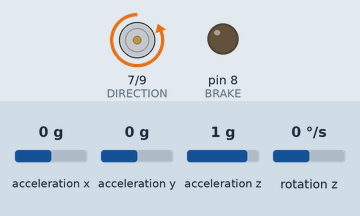
A sketch run on a simulated Arduino Uno, built with avr-gcc and run on an emulated ATmega328P. On the bench: direction and speed pins drawn as motors (green arrow = direction pin HIGH = forward, orange = LOW = backward, longer = more drive), output pins drawn as LEDs (lit = HIGH). Wiring (inferred from the names in the program): MPU-6050 motion sensor at I2C address 0x68. Inputs (shaded band) come from the test bench; at power-on: acceleration y 0 g, rotation z 0 °/s, acceleration x 0 g, acceleration z 1 g. What the sketch prints to the serial monitor is not drawn.

Above: at 9.0 s.
9.1 s: acceleration y set to -0.2 g
At 10.03 s:
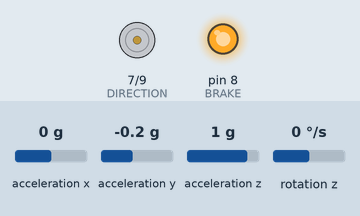
11.6 s: rotation z set to 100 °/s
At 12.5 s:
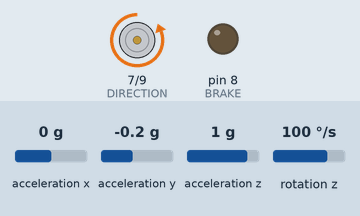
13.7 s: rotation z set to 0 °/s
At 15.57 s:
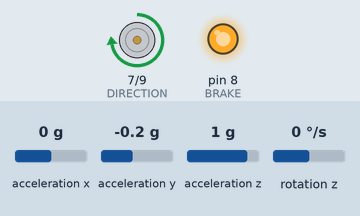
16.7 s: acceleration y set to 0 g
At 18.63 s:
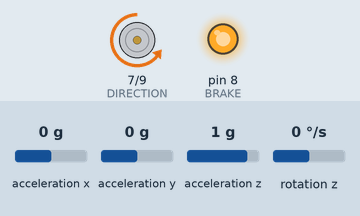
Timing chart, 0 to 20.7 s (numbered marks = the images above; inputs shaded):
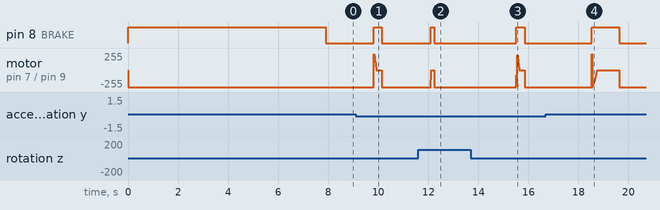

The sketch:

self_balancing_bike.ino
```cpp
#include <Wire.h>
#define MPU6050       0x68         // Device address
#define ACCEL_CONFIG  0x1C         // Accelerometer configuration address
#define GYRO_CONFIG   0x1B         // Gyro configuration address
#define PWR_MGMT_1    0x6B
#define PWR_MGMT_2    0x6C
#define BRAKE         8
#define PWM           9
#define DIRECTION     7

const uint16_t PWM_FREQUENCY = 20000;
const uint16_t PWMVALUE = F_CPU / PWM_FREQUENCY / 2;

float X1 = 75.0;
float X2 = 5.25;   //5.25
float X3 = 0.06;
float loop_time = 10;
int pwm_s = 0;
byte dir;
int32_t motor_speed;
uint32_t timer;
long currentT, previousT_1 = 0;
int16_t AcX, AcY, AcZ, GyZ, gyroZ;

#define accSens 0             // 0 = 2g, 1 = 4g, 2 = 8g, 3 = 16g
#define gyroSens 1            // 0 = 250rad/s, 1 = 500rad/s, 2 1000rad/s, 3 = 2000rad/s
#define Gyro_amount 0.996

int16_t  AcX_offset = -750;
int16_t  AcY_offset = 360;
int16_t  AcZ_offset = 0;
int16_t  GyZ_offset = 0;
int32_t  GyZ_offset_sum = 0;
float alpha = 0.40;
float gyroZfilt;
float robot_angle;
float Acc_angle;
bool vertical = false;
uint8_t i2cData[14];

void setup() {
  Serial.begin(115200);
  // Set PWM frequency to 20kHz
  TCCR1B = (1 << WGM13) | (1 << CS10);
  ICR1 = PWMVALUE;
  TCCR1A = (1 << COM1A1) | (1 << COM1B1);
  setPWM(400);

  Serial.print("PWM: "); Serial.println(PWMVALUE);
  Serial.print("CPU_FREQ: "); Serial.println(F_CPU);

  pinMode(PWM, OUTPUT);
  pinMode(BRAKE, OUTPUT);
  pinMode(DIRECTION, OUTPUT);
  digitalWrite(BRAKE, HIGH);
  delay(1000);
  angle_setup();
}

void loop() {
  currentT = millis();
  if (currentT - previousT_1 >= loop_time) {
    Tuning();
    angle_calc();
    if (vertical) {
      digitalWrite(BRAKE, HIGH);
      gyroZ = GyZ / 131.0; // Convert to deg/s

      gyroZfilt = alpha * gyroZ + (1 - alpha) * gyroZfilt;
      pwm_s = -constrain(X1 * robot_angle + X2 * gyroZfilt + X3 * -motor_speed, -255, 255);
      Motor_control(pwm_s);
      motor_speed += pwm_s;
    } else {
      Motor_control(0);
      digitalWrite(BRAKE, LOW);
      motor_speed = 0;
    }
    previousT_1 = currentT;
  }
}

void writeTo(byte device, byte address, byte value) {
  Wire.beginTransmission(device);
  Wire.write(address);
  Wire.write(value);
  Wire.endTransmission(true);
}

void angle_setup() {
  Wire.begin();
  delay(100);
  writeTo(MPU6050, PWR_MGMT_1, 0);
  writeTo(MPU6050, ACCEL_CONFIG, accSens << 3);
  writeTo(MPU6050, GYRO_CONFIG, gyroSens << 3);
  delay(100);

  for (int i = 0; i < 1024; i++) {
    angle_calc();
    GyZ_offset_sum += GyZ;
    delay(5);
  }
  GyZ_offset = GyZ_offset_sum >> 10;
  Serial.print("GyZ offset value = "); Serial.println(GyZ_offset);
}

void angle_calc() {
  Wire.beginTransmission(MPU6050);
  Wire.write(0x3B);
  Wire.endTransmission(false);
  Wire.requestFrom(MPU6050, 4, true);
  AcX = Wire.read() << 8 | Wire.read();
  AcY = Wire.read() << 8 | Wire.read();

  Wire.beginTransmission(MPU6050);
  Wire.write(0x47);
  Wire.endTransmission(false);
  Wire.requestFrom(MPU6050, 2, true);
  GyZ = Wire.read() << 8 | Wire.read();

  AcX += AcX_offset;
  AcY += AcY_offset;
  AcZ += AcZ_offset;
  GyZ -= GyZ_offset;

  robot_angle += GyZ * loop_time / 1000 / 65.536;
  Acc_angle = atan2(AcY, -AcX) * 57.2958;
  robot_angle = robot_angle * Gyro_amount + Acc_angle * (1.0 - Gyro_amount);

  if (abs(robot_angle) > 9) vertical = false;
  if (abs(robot_angle) < 0.3) vertical = true;
}

void setPWM(uint16_t dutyCycle) {
    OCR1A = dutyCycle;
}

void Motor_control(int pwm) {
  if (pwm <= 0) {
    digitalWrite(DIRECTION, LOW);
    pwm = -pwm;
  } else {
    digitalWrite(DIRECTION, HIGH);
  }
  setPWM(map(pwm, 0, 255, PWMVALUE, 0));
}

int Tuning() {
  if (!Serial.available())  return 0;
  delay(2);
  char param = Serial.read();
  if (!Serial.available()) return 0;
  char cmd = Serial.read();
  Serial.flush();
  switch (param) {
    case 'p':
      if (cmd == '+')    X1 += 1;
      if (cmd == '-')    X1 -= 1;
      printValues();
      break;
    case 'i':
      if (cmd == '+')    X2 += 0.01;
      if (cmd == '-')    X2 -= 0.01;
      printValues();
      break;
     case 's':
      if (cmd == '+')    X3 += 0.005;
      if (cmd == '-')    X3 -= 0.005;
      printValues();
      break;
  }
}

void printValues() {
  Serial.print("X1: "); Serial.print(X1);
  Serial.print(" X2: "); Serial.print(X2);
  Serial.print(" X3: "); Serial.println(X3, 3);
}

// #include <Wire.h>
// #define MPU6050       0x68         // Device address
// #define ACCEL_CONFIG  0x1C         // Accelerometer configuration address
// #define GYRO_CONFIG   0x1B         // Gyro configuration address
// #define PWR_MGMT_1    0x6B
// #define PWR_MGMT_2    0x6C
// #define BRAKE         8
// #define PWM           9
// #define DIRECTION     7

// const uint16_t PWM_FREQUENCY = 20000;
// const uint16_t PWMVALUE = F_CPU / PWM_FREQUENCY / 2;

// float X1 = 75.0;
// float X2 = 5.25;
// float X3 = 0.04;
// float loop_time = 10;
// int pwm_s = 0;
// byte dir;
// int32_t motor_speed;
// uint32_t timer;
// long currentT, previousT_1 = 0;
// int16_t AcX, AcY, AcZ, GyZ, gyroZ;

// #define accSens 0             // 0 = 2g, 1 = 4g, 2 = 8g, 3 = 16g
// #define gyroSens 1            // 0 = 250rad/s, 1 = 500rad/s, 2 1000rad/s, 3 = 2000rad/s
// #define Gyro_amount 0.996

// int16_t  AcX_offset = -750;
// int16_t  AcY_offset = 360;
// int16_t  AcZ_offset = 0;
// int16_t  GyZ_offset = 0;
// int32_t  GyZ_offset_sum = 0;
// float alpha = 0.40;
// float gyroZfilt;
// float robot_angle;
// float Acc_angle;
// bool vertical = false;
// uint8_t i2cData[14];

// float integral_error = 0.0;  // 用於積分項
// float previous_angle_error = 0.0;  // 用於計算微分項

// void setup() {
//   Serial.begin(115200);
//   // Set PWM frequency to 20kHz
//   TCCR1B = (1 << WGM13) | (1 << CS10);
//   ICR1 = PWMVALUE;
//   TCCR1A = (1 << COM1A1) | (1 << COM1B1);
//   setPWM(400);

//   Serial.print("PWM: "); Serial.println(PWMVALUE);
//   Serial.print("CPU_FREQ: "); Serial.println(F_CPU);

//   pinMode(PWM, OUTPUT);
//   pinMode(BRAKE, OUTPUT);
//   pinMode(DIRECTION, OUTPUT);
//   digitalWrite(BRAKE, HIGH);
//   delay(1000);
//   angle_setup();
// }

// void loop() {
//   currentT = millis();
//   if (currentT - previousT_1 >= loop_time) {
//     Tuning();
//     angle_calc();
//     if (vertical) {
//       digitalWrite(BRAKE, HIGH);
//       gyroZ = GyZ / 131.0; // Convert to deg/s

//       gyroZfilt = alpha * gyroZ + (1 - alpha) * gyroZfilt;

//       // 計算角度誤差、積分和微分
//       float angle_error = robot_angle;
//       integral_error += angle_error * (loop_time / 1000.0);
//       float derivative_error = (angle_error - previous_angle_error) / (loop_time / 1000.0);
//       previous_angle_error = angle_error;

//       // 使用PID控制公式
//       pwm_s = -constrain(X1 * angle_error + X2 * derivative_error + X3 * integral_error, -255, 255);
//       Motor_control(pwm_s);
//       motor_speed += pwm_s;
//     } else {
//       Motor_control(0);
//       digitalWrite(BRAKE, LOW);
//       motor_speed = 0;
//       integral_error = 0;  // 停止時重置積分項
//     }
//     previousT_1 = currentT;
//   }
// }

// void writeTo(byte device, byte address, byte value) {
//   Wire.beginTransmission(device);
//   Wire.write(address);
//   Wire.write(value);
//   Wire.endTransmission(true);
// }

// void angle_setup() {
//   Wire.begin();
//   delay(100);
//   writeTo(MPU6050, PWR_MGMT_1, 0);
//   writeTo(MPU6050, ACCEL_CONFIG, accSens << 3);
//   writeTo(MPU6050, GYRO_CONFIG, gyroSens << 3);
//   delay(100);

//   for (int i = 0; i < 1024; i++) {
//     angle_calc();
//     GyZ_offset_sum += GyZ;
//     delay(5);
//   }
//   GyZ_offset = GyZ_offset_sum >> 10;
//   Serial.print("GyZ offset value = "); Serial.println(GyZ_offset);
// }

// void angle_calc() {
//   Wire.beginTransmission(MPU6050);
//   Wire.write(0x3B);
//   Wire.endTransmission(false);
//   Wire.requestFrom(MPU6050, 4, true);
//   AcX = Wire.read() << 8 | Wire.read();
//   AcY = Wire.read() << 8 | Wire.read();

//   Wire.beginTransmission(MPU6050);
//   Wire.write(0x47);
//   Wire.endTransmission(false);
//   Wire.requestFrom(MPU6050, 2, true);
//   GyZ = Wire.read() << 8 | Wire.read();

//   AcX += AcX_offset;
//   AcY += AcY_offset;
//   AcZ += AcZ_offset;
//   GyZ -= GyZ_offset;

//   robot_angle += GyZ * loop_time / 1000 / 65.536;
//   Acc_angle = atan2(AcY, -AcX) * 57.2958;
//   robot_angle = robot_angle * Gyro_amount + Acc_angle * (1.0 - Gyro_amount);

//   if (abs(robot_angle) > 9) vertical = false;
//   if (abs(robot_angle) < 0.3) vertical = true;
// }

// void setPWM(uint16_t dutyCycle) {
//     OCR1A = dutyCycle;
// }

// void Motor_control(int pwm) {
//   if (pwm <= 0) {
//     digitalWrite(DIRECTION, LOW);
//     pwm = -pwm;
//   } else {
//     digitalWrite(DIRECTION, HIGH);
//   }
//   setPWM(map(pwm, 0, 255, PWMVALUE, 0));
// }

// int Tuning() {
//   if (!Serial.available())  return 0;
//   delay(2);
//   char param = Serial.read();
//   if (!Serial.available()) return 0;
//   char cmd = Serial.read();
//   Serial.flush();
//   switch (param) {
//     case 'p':
//       if (cmd == '+')    X1 += 1;
//       if (cmd == '-')    X1 -= 1;
//       printValues();
//       break;
//     case 'i':
//       if (cmd == '+')    X2 += 0.01;
//       if (cmd == '-')    X2 -= 0.01;
//       printValues();
//       break;
//      case 's':
//       if (cmd == '+')    X3 += 0.005;
//       if (cmd == '-')    X3 -= 0.005;
//       printValues();
//       break;
//   }
// }

// void printValues() {
//   Serial.print("X1: "); Serial.print(X1);
//   Serial.print(" X2: "); Serial.print(X2);
//   Serial.print(" X3: "); Serial.println(X3, 3);
// }
```

Measured:
- the behaviour switches between 0 and -0.1 g on acceleration y (found by bisection; images 0 and 1)
- after the input at 9.1 s, pin 8 (BRAKE): LOW → HIGH after 0.72 s, → LOW 0.32 s later; motor on pin 7 (DIRECTION) / pin 9 (PWM): rises from backward 255/255 to forward 239/255 in 0.01 s, then falls to backward 255/255 in 0.31 s
- after the input at 11.6 s, pin 8 (BRAKE): LOW → HIGH after 0.50 s, → LOW 0.14 s later; motor on pin 7 (DIRECTION) / pin 9 (PWM): backward 255/255 → stopped after 0.50 s, → backward 255/255 0.14 s later
- after the input at 13.7 s, pin 8 (BRAKE): LOW → HIGH after 1.8 s, → LOW 0.33 s later
- after the input at 16.7 s, pin 8 (BRAKE): LOW → HIGH after 1.8 s, → LOW 1.1 s later
